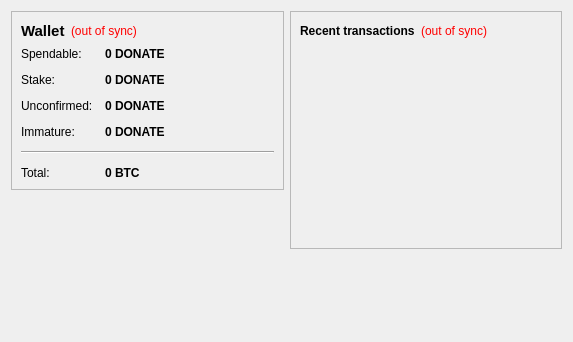
<?xml version="1.0" encoding="UTF-8"?>
<ui version="4.0">
 <class>OverviewPage</class>
 <widget class="QWidget" name="OverviewPage">
  <property name="geometry">
   <rect>
    <x>0</x>
    <y>0</y>
    <width>573</width>
    <height>342</height>
   </rect>
  </property>
  <property name="windowTitle">
   <string>Form</string>
  </property>
  <layout class="QHBoxLayout" name="horizontalLayout" stretch="1,1">
   <item>
    <layout class="QVBoxLayout" name="verticalLayout_2">
     <item>
      <widget class="QFrame" name="frame">
       <property name="frameShape">
        <enum>QFrame::StyledPanel</enum>
       </property>
       <property name="frameShadow">
        <enum>QFrame::Raised</enum>
       </property>
       <layout class="QVBoxLayout" name="verticalLayout_4">
        <item>
         <layout class="QHBoxLayout" name="horizontalLayout_4">
          <item>
           <widget class="QLabel" name="label_5">
            <property name="font">
             <font>
              <pointsize>11</pointsize>
              <weight>75</weight>
              <bold>true</bold>
             </font>
            </property>
            <property name="text">
             <string>Wallet</string>
            </property>
           </widget>
          </item>
          <item>
           <widget class="QLabel" name="labelWalletStatus">
            <property name="toolTip">
             <string>The displayed information may be out of date. Your wallet automatically synchronizes with the DonationCoin network after a connection is established, but this process has not completed yet.</string>
            </property>
            <property name="styleSheet">
             <string notr="true">QLabel { color: red; }</string>
            </property>
            <property name="text">
             <string notr="true">(out of sync)</string>
            </property>
            <property name="alignment">
             <set>Qt::AlignLeading|Qt::AlignLeft|Qt::AlignVCenter</set>
            </property>
           </widget>
          </item>
          <item>
           <spacer name="horizontalSpacer_2">
            <property name="orientation">
             <enum>Qt::Horizontal</enum>
            </property>
            <property name="sizeHint" stdset="0">
             <size>
              <width>40</width>
              <height>20</height>
             </size>
            </property>
           </spacer>
          </item>
         </layout>
        </item>
        <item>
         <layout class="QFormLayout" name="formLayout_2">
          <property name="fieldGrowthPolicy">
           <enum>QFormLayout::AllNonFixedFieldsGrow</enum>
          </property>
          <property name="horizontalSpacing">
           <number>12</number>
          </property>
          <property name="verticalSpacing">
           <number>12</number>
          </property>
          <item row="0" column="0">
           <widget class="QLabel" name="label">
            <property name="text">
             <string>Spendable:</string>
            </property>
           </widget>
          </item>
          <item row="0" column="1">
           <widget class="QLabel" name="labelBalance">
            <property name="font">
             <font>
              <weight>75</weight>
              <bold>true</bold>
             </font>
            </property>
            <property name="cursor">
             <cursorShape>IBeamCursor</cursorShape>
            </property>
            <property name="toolTip">
             <string>Your current spendable balance</string>
            </property>
            <property name="text">
             <string notr="true">0 DONATE</string>
            </property>
            <property name="textInteractionFlags">
             <set>Qt::LinksAccessibleByMouse|Qt::TextSelectableByKeyboard|Qt::TextSelectableByMouse</set>
            </property>
           </widget>
          </item>
          <item row="1" column="0">
           <widget class="QLabel" name="label_6">
            <property name="text">
             <string>Stake:</string>
            </property>
           </widget>
          </item>
          <item row="1" column="1">
           <widget class="QLabel" name="labelStake">
            <property name="font">
             <font>
              <weight>75</weight>
              <bold>true</bold>
             </font>
            </property>
            <property name="cursor">
             <cursorShape>IBeamCursor</cursorShape>
            </property>
            <property name="toolTip">
             <string>Total of coins that was staked, and do not yet count toward the current balance</string>
            </property>
            <property name="text">
             <string notr="true">0 DONATE</string>
            </property>
            <property name="textInteractionFlags">
             <set>Qt::LinksAccessibleByMouse|Qt::TextSelectableByKeyboard|Qt::TextSelectableByMouse</set>
            </property>
           </widget>
          </item>
          <item row="2" column="0">
           <widget class="QLabel" name="label_3">
            <property name="text">
             <string>Unconfirmed:</string>
            </property>
           </widget>
          </item>
          <item row="2" column="1">
           <widget class="QLabel" name="labelUnconfirmed">
            <property name="font">
             <font>
              <weight>75</weight>
              <bold>true</bold>
             </font>
            </property>
            <property name="cursor">
             <cursorShape>IBeamCursor</cursorShape>
            </property>
            <property name="toolTip">
             <string>Total of transactions that have yet to be confirmed, and do not yet count toward the current balance</string>
            </property>
            <property name="text">
             <string notr="true">0 DONATE</string>
            </property>
            <property name="textInteractionFlags">
             <set>Qt::LinksAccessibleByMouse|Qt::TextSelectableByKeyboard|Qt::TextSelectableByMouse</set>
            </property>
           </widget>
          </item>
          <item row="3" column="0">
           <widget class="QLabel" name="labelImmatureText">
            <property name="text">
             <string>Immature:</string>
            </property>
           </widget>
          </item>
          <item row="3" column="1">
           <widget class="QLabel" name="labelImmature">
            <property name="font">
             <font>
              <weight>75</weight>
              <bold>true</bold>
             </font>
            </property>
            <property name="toolTip">
             <string>Mined balance that has not yet matured</string>
            </property>
            <property name="text">
             <string notr="true">0 DONATE</string>
            </property>
            <property name="textInteractionFlags">
             <set>Qt::LinksAccessibleByMouse|Qt::TextSelectableByKeyboard|Qt::TextSelectableByMouse</set>
            </property>
           </widget>
          </item>
          <item row="4" column="0" colspan="2">
           <widget class="Line" name="line">
            <property name="orientation">
             <enum>Qt::Horizontal</enum>
            </property>
           </widget>
          </item>
          <item row="5" column="0">
           <widget class="QLabel" name="labelTotalText">
            <property name="text">
             <string>Total:</string>
            </property>
           </widget>
          </item>
          <item row="5" column="1">
           <widget class="QLabel" name="labelTotal">
            <property name="font">
             <font>
              <weight>75</weight>
              <bold>true</bold>
             </font>
            </property>
            <property name="cursor">
             <cursorShape>IBeamCursor</cursorShape>
            </property>
            <property name="toolTip">
             <string>Your current total balance</string>
            </property>
            <property name="text">
             <string notr="true">0 BTC</string>
            </property>
            <property name="textInteractionFlags">
             <set>Qt::LinksAccessibleByMouse|Qt::TextSelectableByKeyboard|Qt::TextSelectableByMouse</set>
            </property>
           </widget>
          </item>
         </layout>
        </item>
       </layout>
      </widget>
     </item>
     <item>
      <spacer name="verticalSpacer">
       <property name="orientation">
        <enum>Qt::Vertical</enum>
       </property>
       <property name="sizeHint" stdset="0">
        <size>
         <width>20</width>
         <height>40</height>
        </size>
       </property>
      </spacer>
     </item>
    </layout>
   </item>
   <item>
    <layout class="QVBoxLayout" name="verticalLayout_3">
     <item>
      <widget class="QFrame" name="frame_2">
       <property name="frameShape">
        <enum>QFrame::StyledPanel</enum>
       </property>
       <property name="frameShadow">
        <enum>QFrame::Raised</enum>
       </property>
       <layout class="QVBoxLayout" name="verticalLayout">
        <item>
         <layout class="QHBoxLayout" name="horizontalLayout_2">
          <item>
           <widget class="QLabel" name="label_4">
            <property name="text">
             <string>&lt;b&gt;Recent transactions&lt;/b&gt;</string>
            </property>
           </widget>
          </item>
          <item>
           <widget class="QLabel" name="labelTransactionsStatus">
            <property name="toolTip">
             <string>The displayed information may be out of date. Your wallet automatically synchronizes with the DonationCoin network after a connection is established, but this process has not completed yet.</string>
            </property>
            <property name="styleSheet">
             <string notr="true">QLabel { color: red; }</string>
            </property>
            <property name="text">
             <string notr="true">(out of sync)</string>
            </property>
            <property name="alignment">
             <set>Qt::AlignRight|Qt::AlignTrailing|Qt::AlignVCenter</set>
            </property>
           </widget>
          </item>
          <item>
           <spacer name="horizontalSpacer">
            <property name="orientation">
             <enum>Qt::Horizontal</enum>
            </property>
            <property name="sizeHint" stdset="0">
             <size>
              <width>40</width>
              <height>20</height>
             </size>
            </property>
           </spacer>
          </item>
         </layout>
        </item>
        <item>
         <widget class="QListView" name="listTransactions">
          <property name="styleSheet">
           <string notr="true">QListView { background: transparent; }</string>
          </property>
          <property name="frameShape">
           <enum>QFrame::NoFrame</enum>
          </property>
          <property name="verticalScrollBarPolicy">
           <enum>Qt::ScrollBarAlwaysOff</enum>
          </property>
          <property name="horizontalScrollBarPolicy">
           <enum>Qt::ScrollBarAlwaysOff</enum>
          </property>
          <property name="selectionMode">
           <enum>QAbstractItemView::NoSelection</enum>
          </property>
         </widget>
        </item>
       </layout>
      </widget>
     </item>
     <item>
      <spacer name="verticalSpacer_2">
       <property name="orientation">
        <enum>Qt::Vertical</enum>
       </property>
       <property name="sizeHint" stdset="0">
        <size>
         <width>20</width>
         <height>40</height>
        </size>
       </property>
      </spacer>
     </item>
    </layout>
   </item>
  </layout>
 </widget>
 <resources/>
 <connections/>
</ui>
